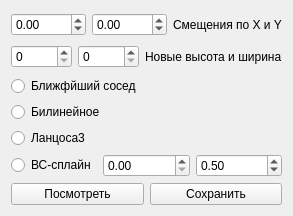
<?xml version="1.0" encoding="UTF-8"?>
<ui version="4.0">
 <class>Mashtab</class>
 <widget class="QWidget" name="Mashtab">
  <property name="geometry">
   <rect>
    <x>0</x>
    <y>0</y>
    <width>288</width>
    <height>216</height>
   </rect>
  </property>
  <property name="windowTitle">
   <string>Form</string>
  </property>
  <layout class="QVBoxLayout" name="verticalLayout">
   <item>
    <layout class="QHBoxLayout" name="horizontalLayout">
     <item>
      <widget class="QDoubleSpinBox" name="Xshift">
       <property name="minimum">
        <double>-1000.000000000000000</double>
       </property>
       <property name="maximum">
        <double>1000.000000000000000</double>
       </property>
      </widget>
     </item>
     <item>
      <widget class="QDoubleSpinBox" name="Yshift">
       <property name="minimum">
        <double>-1000.000000000000000</double>
       </property>
       <property name="maximum">
        <double>1000.000000000000000</double>
       </property>
      </widget>
     </item>
     <item>
      <widget class="QLabel" name="label_2">
       <property name="text">
        <string>Смещения по X и Y</string>
       </property>
      </widget>
     </item>
    </layout>
   </item>
   <item>
    <layout class="QHBoxLayout" name="horizontalLayout_2">
     <item>
      <widget class="QSpinBox" name="newH">
       <property name="maximum">
        <number>5000</number>
       </property>
      </widget>
     </item>
     <item>
      <widget class="QSpinBox" name="newW">
       <property name="maximum">
        <number>5000</number>
       </property>
      </widget>
     </item>
     <item>
      <widget class="QLabel" name="label">
       <property name="text">
        <string>Новые высота и ширина</string>
       </property>
      </widget>
     </item>
    </layout>
   </item>
   <item>
    <widget class="QRadioButton" name="Neighbor">
     <property name="text">
      <string>Ближфйший сосед</string>
     </property>
    </widget>
   </item>
   <item>
    <widget class="QRadioButton" name="Bilineral">
     <property name="text">
      <string>Билинейное</string>
     </property>
    </widget>
   </item>
   <item>
    <widget class="QRadioButton" name="Lanckhoz3">
     <property name="text">
      <string>Ланцоса3</string>
     </property>
    </widget>
   </item>
   <item>
    <layout class="QHBoxLayout" name="horizontalLayout_3">
     <item>
      <widget class="QRadioButton" name="BCsplain">
       <property name="text">
        <string>ВС-сплайн</string>
       </property>
      </widget>
     </item>
     <item>
      <widget class="QDoubleSpinBox" name="Bcoef">
       <property name="maximum">
        <double>1.000000000000000</double>
       </property>
       <property name="singleStep">
        <double>0.100000000000000</double>
       </property>
      </widget>
     </item>
     <item>
      <widget class="QDoubleSpinBox" name="Ccoef">
       <property name="maximum">
        <double>1.000000000000000</double>
       </property>
       <property name="singleStep">
        <double>0.100000000000000</double>
       </property>
       <property name="value">
        <double>0.500000000000000</double>
       </property>
      </widget>
     </item>
    </layout>
   </item>
   <item>
    <layout class="QHBoxLayout" name="horizontalLayout_5">
     <item>
      <widget class="QPushButton" name="show">
       <property name="text">
        <string>Посмотреть</string>
       </property>
      </widget>
     </item>
     <item>
      <widget class="QPushButton" name="sawe">
       <property name="text">
        <string>Сохранить</string>
       </property>
      </widget>
     </item>
    </layout>
   </item>
  </layout>
 </widget>
 <resources/>
 <connections/>
</ui>
